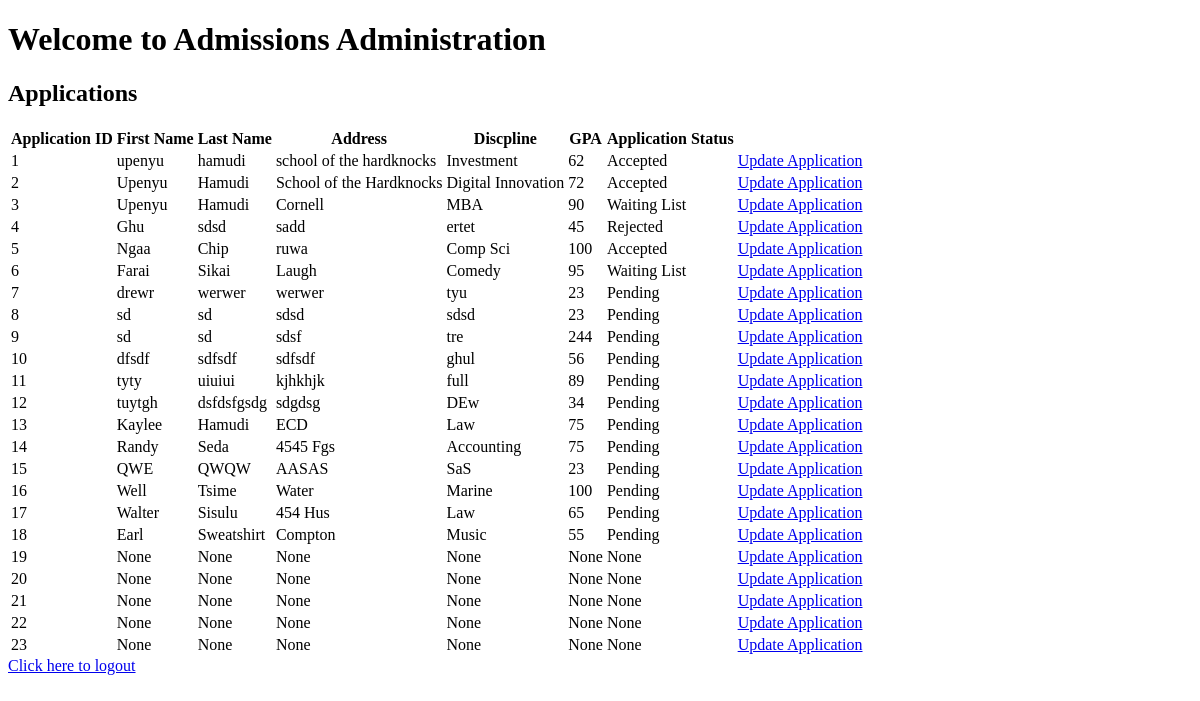
Before: /admin_dashboard with the older database file.
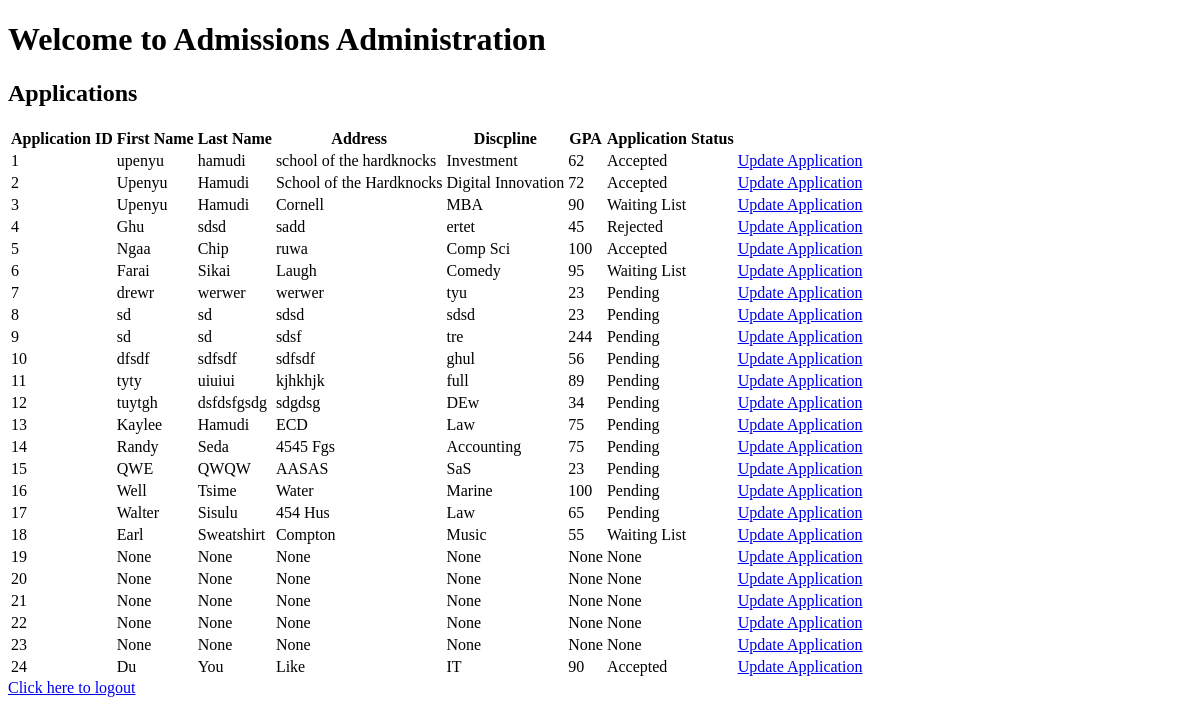
After: the same page with the newer database file.
### app.py (models this page shows)
class Forms(db.Model, UserMixin):
    form_id = db.Column(db.Integer, primary_key=True)
    firstname = db.Column(db.String(50), nullable=False)
    lastname = db.Column(db.String(50), nullable=False)
    address = db.Column(db.String(100), nullable=False)
    discipline = db.Column(db.String(50), nullable=False)
    gpa = db.Column(db.String(10), nullable=False)
    application_status = db.Column(db.String(20), nullable=False)
    user_id = db.Column(db.Integer, nullable=False)

### app.py (the view)
@app.route('/admin_dashboard', methods = ['GET','POST'])
def admin_dashboard():
    user_id = request.args.get('user_id')
    applications = Forms.query.all()
    return render_template('admin_dashboard.html',user = user_id, data=applications)

### templates/admin_dashboard.html (shortened to what this page needs)
<!DOCTYPE html>
<html lang="en">
<head>
</head>
<body>
    <h1>Welcome to Admissions Administration</h1>
    <h2>Applications</h2>
    <table>
        <thead>
            <th>Application ID</th>
            <th>First Name</th>
            <th>Last Name</th>
            <th>Address</th>
            <th>Discpline</th>
            <th>GPA</th>
            <th>Application Status</th>
        </thead>
        <tbody>
            {% for row in data %}
            <tr>
                <td id = "form_id"> {{ row.form_id }}</td>
                <td> {{ row.firstname }}</td>
                <td> {{ row.lastname }}</td>
                <td> {{ row.address }}</td>
                <td> {{ row.discipline }}</td>
                <td> {{ row.gpa }}</td>
                <td> {{row.application_status}}</td>
                <td> <a href="{{url_for('update_application', form_id = row.form_id)}}">Update Application</a></td>
            </tr>
            {% endfor %}
        </tbody>
    </table>
    <a href="{{url_for('logout')}}">Click here to logout</a><br>
</body>
</html>

Changed rows visible on the page:
changed Forms "Earl": application_status "Pending" → "Waiting List"
added Forms: form_id "24", firstname "Du", lastname "You", address "Like", discipline "IT", gpa "90", application_status "Accepted"
